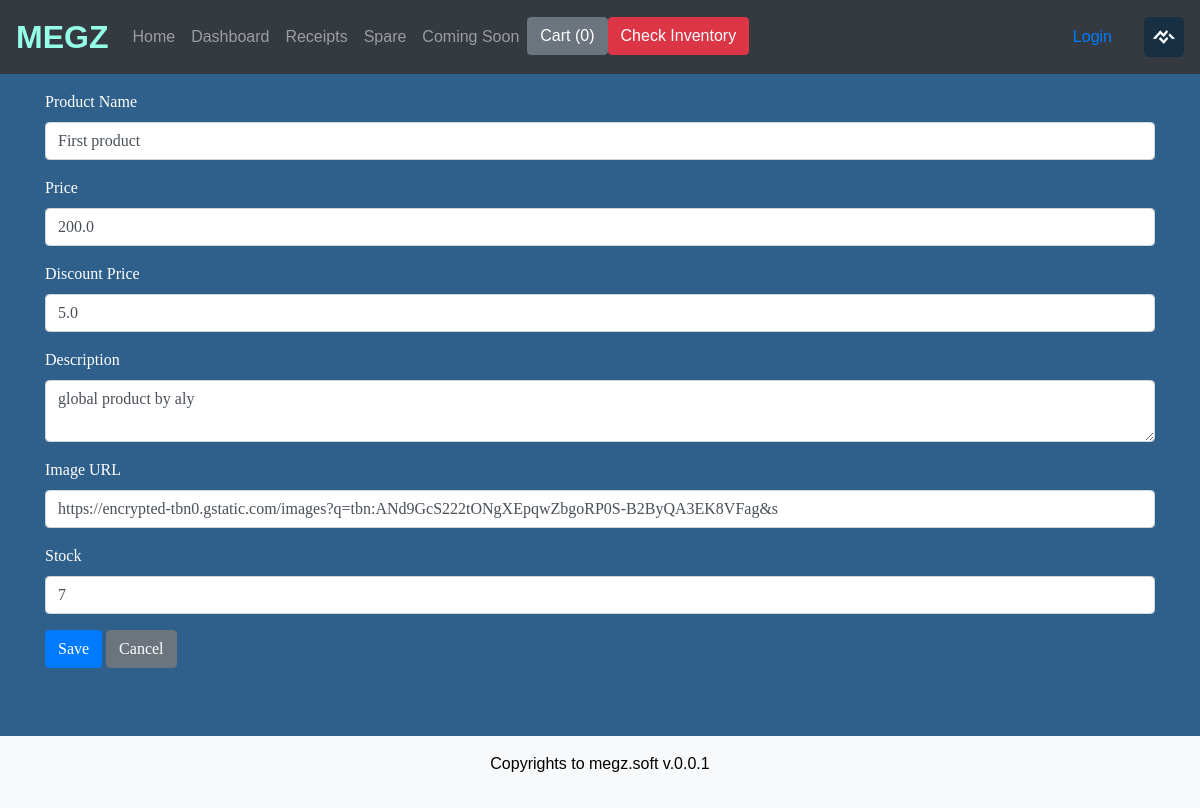
/edit_product/2/, run on an earlier commit of the app's database.
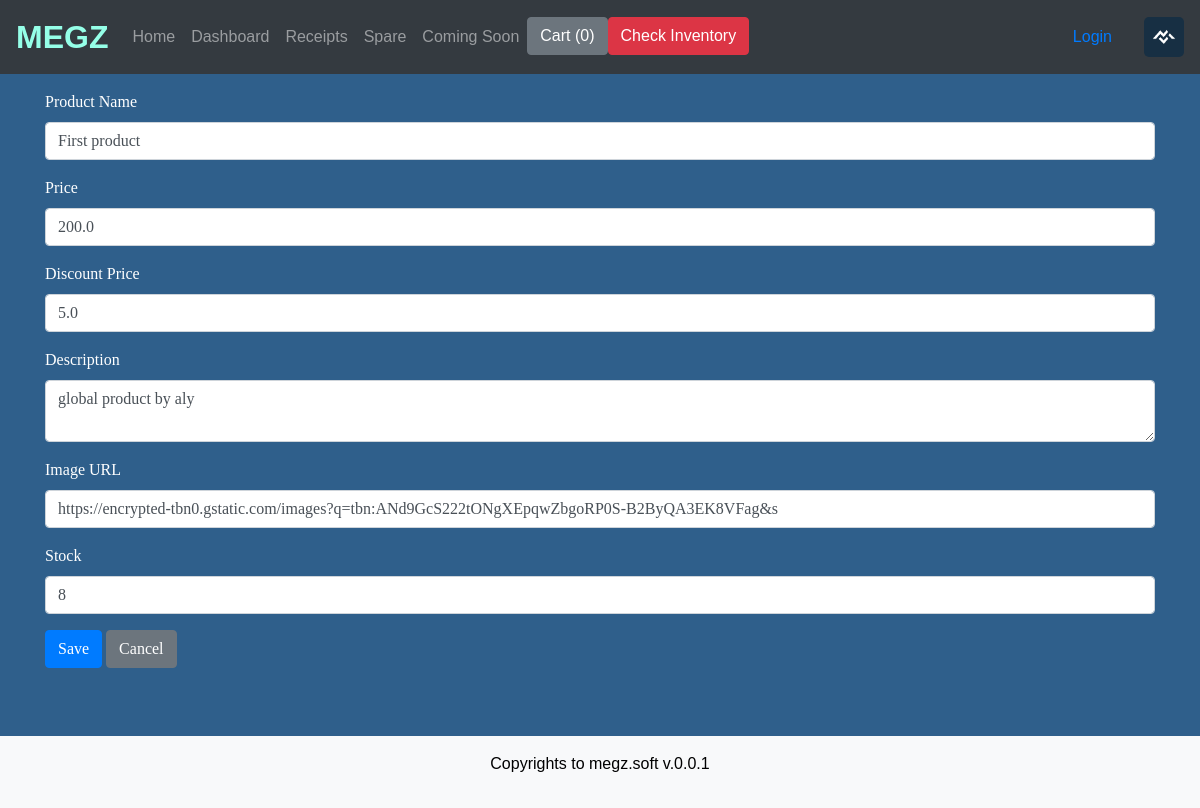
And on a later commit of the database.
### shop/models.py (models this page shows, shortened)
class Products(models.Model):
    title = models.CharField(max_length=200)
    price = models.FloatField()
    discount_price = models.FloatField(null=True, blank=True)
    category = models.CharField(max_length=200)
    description = models.TextField()
    image = models.ImageField(upload_to='product_images/')
    stock = models.IntegerField(default=0)  # New field for stock

### shop/views.py (the view, shortened to what this page needs)
# urls.py: path('edit_product/<int:product_id>/', views.edit_product, name='edit_product'),
def edit_product(request, product_id):
    product = get_object_or_404(Products, id=product_id)
    return render(request, 'shop/edit_product.html', {'product': product})

### inventory/context_processors.py (called while the page is built)
def inventory_alerts(request):
    red_alerts = []
    yellow_alerts = []
    for warning in StockWarning.objects.select_related("product"):
        product = warning.product
        if product.stock == 0:
            red_alerts.append(product)
        elif product.stock <= warning.warning_limit:
            yellow_alerts.append(product)
    color = "success"  # default green
    if red_alerts and yellow_alerts:
        color = "warning"
    if red_alerts:
        color = "danger"
    elif yellow_alerts:
        color = "warning"
    return {"inventory_alert_color": color}

### operations/context_processors.py (called while the page is built)
def latest_announcement(request):
    one_hour_ago = now() - timedelta(hours=1)
    latest = Announcement.objects.filter(timestamp__gte=one_hour_ago).order_by('-timestamp').first()
    return {'latest_announcement': latest}

### shop/context_processors.py (called while the page is built)
def site_logo(request):
    logo = WebsiteLogo.objects.first()
    return {'logo': logo}

### shop/templates/shop/edit_product.html (shortened to what this page needs)
{% extends 'shop/base.html' %} {% block content %}
<h2 class="text-center">Edit Product</h2>
<form method="POST" class="mb-4">
    <div class="form-group">
        <label>Product Name</label>
        <input type="text" name="title" class="form-control" value="{{ product.title }}" required>
    </div>
    <div class="form-group">
        <label>Price</label>
        <input type="number" step="0.01" name="price" class="form-control" value="{{ product.price }}" required>
    </div>
    <div class="form-group">
        <label>Discount Price</label>
        <input type="number" step="0.01" name="discount_price" class="form-control" value="{{ product.discount_price }}" required>
    </div>
    <div class="form-group">
        <label>Description</label>
        <textarea name="description" class="form-control" required>{{ product.description }}</textarea>
    </div>
    <div class="form-group">
        <label>Image URL</label>
        <input type="text" name="image" class="form-control" value="{{ product.image }}" required>
    </div>
    <div class="form-group">
        <label>Stock</label>
        <input type="number" name="stock" class="form-control" value="{{ product.stock }}" required>
    </div>
    <button type="submit" class="btn btn-primary">Save</button>
    <a href="{% url 'dashboard' %}" class="btn btn-secondary">Cancel</a>
</form>
{% endblock %}

What changed in the data, as far as the page shows it:
changed Products "First product": stock "7" → "8"
